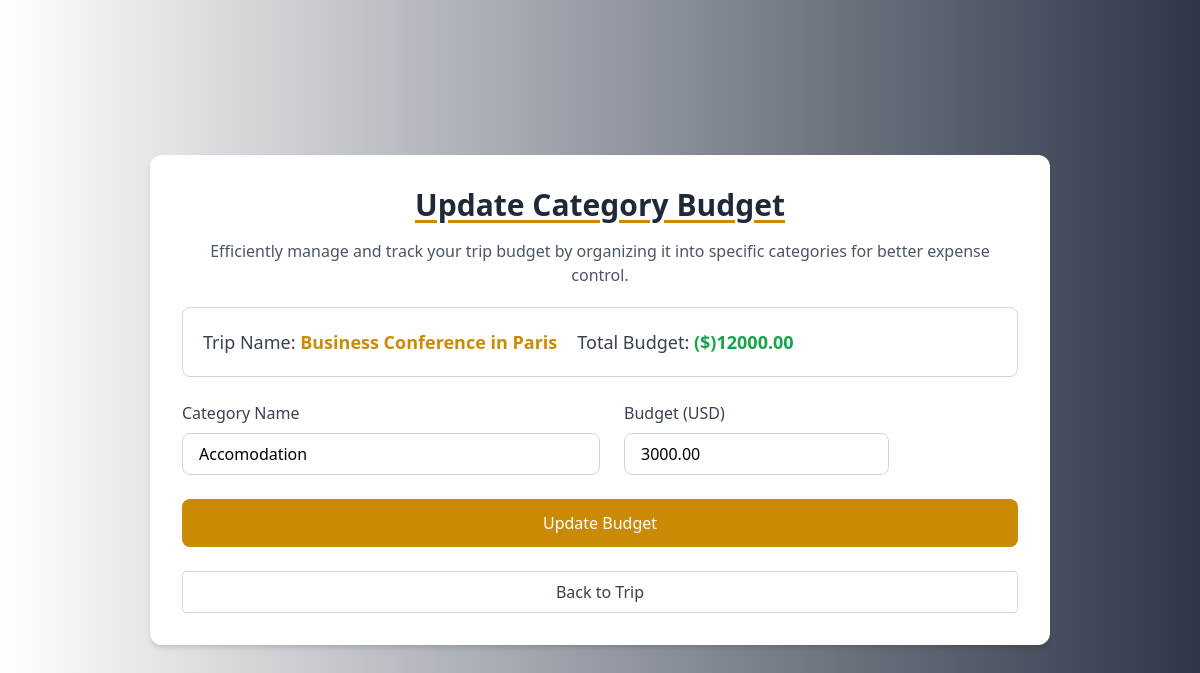
The app's page /travel/trip/1/category_budget/1/edit/ (signed in) with its own data.
### travel/models.py (models this page shows, shortened)
class Trip(models.Model):
    user = models.ForeignKey(Account, on_delete=models.CASCADE)
    trip_name = models.CharField(max_length=100)
    destination_name = models.CharField(max_length=100)  # Allows free-text destination input
    start_date = models.DateField()
    end_date = models.DateField()
    budget = models.DecimalField(max_digits=10, decimal_places=2)

class CategoryBudget(models.Model):
    trip = models.ForeignKey(Trip, on_delete=models.CASCADE, related_name='category_budgets')  # Link to a trip
    category = models.CharField(max_length=50)  # Name of the category (e.g., Sightseeing)
    budget = models.DecimalField(max_digits=12, decimal_places=2, default=0.00)  # Budget for the category

### userProfile/models.py (models this page shows, shortened)
class User_Profile(models.Model):
    CURRENCY_CHOICES = [
        ('USD', 'US Dollar'),
        ('EUR', 'Euro'),
        ('GBP', 'British Pound'),
        ('JPY', 'Japanese Yen'),
        ('AUD', 'Australian Dollar'),
        ('CAD', 'Canadian Dollar'),
        ('CHF', 'Swiss Franc'),
        ('CNY', 'Chinese Yuan'),
        ('SEK', 'Swedish Krona'),
        ('NZD', 'New Zealand Dollar'),
        ('MXN', 'Mexican Peso'),
        ('SGD', 'Singapore Dollar'),
        ('HKD', 'Hong Kong Dollar'),
        ('NOK', 'Norwegian Krone'),
        ('KRW', 'South Korean Won'),
        ('TRY', 'Turkish Lira'),
        ('INR', 'Indian Rupee'),
        ('RUB', 'Russian Ruble'),
        ('ZAR', 'South African Rand'),
        ('BRL', 'Brazilian Real'),
        ('THB', 'Thai Baht'),
        ('MYR', 'Malaysian Ringgit'),
        ('IDR', 'Indonesian Rupiah'),
        ('PHP', 'Philippine Peso'),
        ('VND', 'Vietnamese Dong'),
        ('ILS', 'Israeli Shekel'),
        ('PLN', 'Polish Zloty'),
        ('AED', 'United Arab Emirates Dirham'),
        ('SAR', 'Saudi Riyal'),
        ('EGP', 'Egyptian Pound'),
        ('PKR', 'Pakistani Rupee'),
        ('BDT', 'Bangladeshi Taka'),
        ('NGN', 'Nigerian Naira'),
        ('KWD', 'Kuwaiti Dinar'),
    ]
    TRAVEL_PREFERENCES = (
        ('adventure', 'Adventure'),
        ('relaxation', 'Relaxation'),
        ('culture', 'Culture'),
        ('nature', 'Nature'),
        ('luxury', 'Luxury'),
        ('others', 'Others')
    )
    TRAVEL_FREQUENCY_CHOICES = (
        ('frequent', 'Frequent (Monthly)'),
        ('occasional', 'Occasional (Quarterly)'),
        ('rare', 'Rare (Yearly)'),
    )
    user = models.OneToOneField(Account, on_delete=models.CASCADE, related_name='profile')
    firstname = models.CharField(max_length=255, null=True, blank=True)
    lastname = models.CharField(max_length=255, null=True, blank=True)
    dob = models.DateField(null=True, blank=True)
    bio = models.TextField( blank=True, null=True)
    preferred_currency = models.CharField(max_length=10, choices=CURRENCY_CHOICES, default='USD', blank=True, null=True)
    travel_preferences = models.CharField(max_length=20, choices=TRAVEL_PREFERENCES, blank=True, null=True)
    travel_frequency = models.CharField(max_length=20, choices=TRAVEL_FREQUENCY_CHOICES, blank=True, null=True)
    image = models.ImageField(upload_to='profile_image', validators=[FileExtensionValidator(['png', 'jpg', 'jpeg'])], blank=True, null=True)
    country = models.CharField(max_length=100, blank=True, null=True)
    city = models.CharField(max_length=100, blank=True, null=True)
    phone_number = models.CharField(
        max_length=15,
        blank=True,
        null=True
    )
    favorite_destinations = models.TextField(blank=True, null=True)
    emergency_contact_name = models.CharField(max_length=100, blank=True, null=True)
    emergency_contact_phone = models.CharField(
        max_length=20,
        blank=True,
        null=True
    )
    complete_profile = models.BooleanField(default=False)

### travel/views.py (the view)
# urls.py: path('trip/<int:trip_id>/category_budget/<int:category_budget_id>/edit/', views.edit_category_budget, name='edit_category_budget'),
@login_required
def edit_category_budget(request, trip_id, category_budget_id):
    trip = get_object_or_404(Trip, id=trip_id, user=request.user)
    category_budget = get_object_or_404(CategoryBudget, id=category_budget_id, trip=trip)
    try:
        user_profile = User_Profile.objects.get(user=request.user)
        preferred_currency = user_profile.preferred_currency
        preferred_currency_symbol = CURRENCY_SYMBOLS.get(preferred_currency, preferred_currency)
    except User_Profile.DoesNotExist:
        preferred_currency = None
        preferred_currency_symbol = None
    if request.method == 'POST':
        form = CategoryBudgetForm(request.POST, instance=category_budget)
        if form.is_valid():
            category_budget = form.save(commit=False)
            category_budget.trip = trip  # Associate the budget with the trip
            category_budget.clean()  # Call clean explicitly to validate
            existing_budgets_total = (
                trip.category_budgets.exclude(id=category_budget.id)
                .aggregate(total=Sum('budget'))['total']
                or 0
            )
            total_after_edit = existing_budgets_total + category_budget.budget
            if total_after_edit > trip.budget:
                messages.error(
                    request,
                    f"Updating this category budget exceeds the trip's overall budget of "
                    f"{trip.budget} {preferred_currency_symbol}. Please adjust the budget."
                )
            else:
                category_budget.save()
                messages.success(request, f"Category budget for '{category_budget.category}' updated successfully!")
                return redirect('trip_detail', trip_id=trip.id)
        else:
            messages.error(request, "Failed to update category budget. Please check the form.")
    else:
        form = CategoryBudgetForm(instance=category_budget)
    return render(request, 'travel/edit_category_budget.html', {
        'form': form,
        'trip': trip,
        'category_budget': category_budget,
        'preferred_currency': preferred_currency,
        'preferred_currency_symbol': preferred_currency_symbol
    })

### travel/forms.py
class CategoryBudgetForm(forms.ModelForm):
    class Meta:
        model = CategoryBudget
        fields = [ 'category', 'budget']

### travel/templates/travel/edit_category_budget.html (shortened to what this page needs)
{% extends 'base.html' %}
{% block main %}
<div class="bg-white-gray min-h-screen flex items-center justify-center">
    <div class="bg-white p-8 rounded-xl md:w-3/4 shadow-md space-y-6">
        <div>
            <div class="text-center">
                <h2 class="text-2xl sm:text-3xl font-bold mb-4 text-gray-800 underline decoration-yellow-600 underline-offset-4">
                    Update Category Budget
                </h2>
                <p class="text-sm sm:text-base text-gray-600">
                    Efficiently manage and track your trip budget by organizing it into specific categories for better expense control.
                </p>
            </div>
            <div class="flex flex-col md:flex-row border gap-5 border-gray-300 p-5 mt-5 rounded-lg">
                <p class="text-lg text-gray-700">
                    Trip Name: <span class="text-yellow-600 font-semibold">{{ trip.trip_name }}</span>
                </p>
                <p class="text-lg text-gray-700">
                    Total Budget:
                    <span class="text-green-600 font-semibold">
                        {% if preferred_currency_symbol %}({{ preferred_currency_symbol }}){% endif %}{{ trip.budget }}
                    </span>
                </p>
            </div>
        </div>
        <form method="POST" class="space-y-6">
            <div class="flex flex-col md:flex-row gap-6">
                <div class="w-full md:w-1/2">
                    <label for="category" class="block text-gray-700 font-medium mb-2">Category Name</label>
                    <input
                        type="text"
                        id="category"
                        name="category"
                        value="{{ form.category.value }}"
                        class="w-full px-4 py-2 border border-gray-300 rounded-lg focus:ring-2 focus:ring-yellow-600 focus:border-transparent"
                        placeholder="Enter category name">
                </div>
                <div>
                    <label for="budget" class="block text-gray-700 font-medium mb-2">
                        Budget {% if preferred_currency %} ({{ preferred_currency }}) {% endif %}
                    </label>
                    <input type="number" id="budget" name="budget" value="{{ form.budget.value }}"
                        class="w-full px-4 py-2 border border-gray-300 rounded-lg focus:ring-2 focus:ring-yellow-600 focus:border-transparent"
                        placeholder="Update your budget {% if preferred_currency %} in {{ preferred_currency }} {% endif %}"
                        required>
                </div>
            </div>
            <button type="submit"
                class="w-full bg-yellow-600 text-white py-3 rounded-lg hover:bg-yellow-700 transition duration-300">
                Update Budget
            </button>
        </form>
        <div class="text-center">
            <a href="{% url 'trip_detail' trip.id %}"
              class="w-full inline-block bg-white border border-gray-300 text-gray-700 py-2 rounded hover:bg-gray-100 transition">
                Back to Trip
            </a>
      </div>
    </div>
</div>
{% endblock %}

### records on screen
Trip: trip_name "Business Conference in Paris", budget "12000.00"
CategoryBudget: category "Accomodation", budget "3000.00"
User_Profile: preferred_currency "USD"

### other values on screen
{{ preferred_currency_symbol }} "$"
